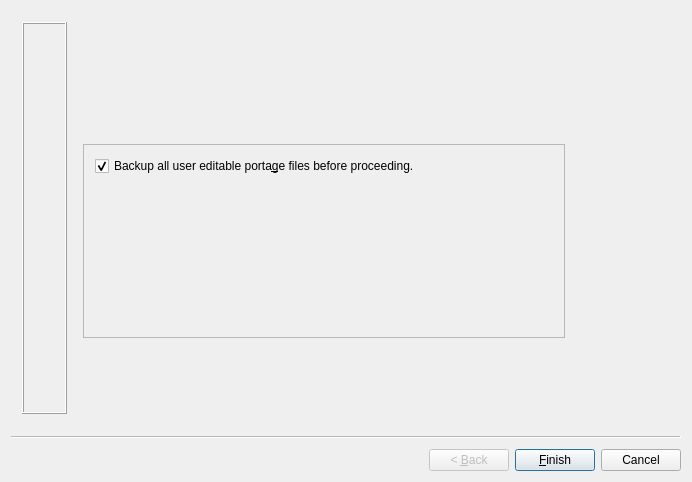
<?xml version="1.0" encoding="UTF-8"?>
<ui version="4.0">
 <class>Intro</class>
 <widget class="QWizard" name="Intro">
  <property name="geometry">
   <rect>
    <x>0</x>
    <y>0</y>
    <width>692</width>
    <height>482</height>
   </rect>
  </property>
  <property name="minimumSize">
   <size>
    <width>0</width>
    <height>100</height>
   </size>
  </property>
  <property name="windowTitle">
   <string>Kuroo</string>
  </property>
  <widget class="QWizardPage" name="page1">
   <attribute name="title">
    <string>Release information</string>
   </attribute>
   <layout class="QGridLayout">
    <property name="spacing">
     <number>0</number>
    </property>
    <item row="0" column="0" rowspan="3">
     <widget class="QFrame" name="frame3_5_2_2">
      <property name="sizePolicy">
       <sizepolicy hsizetype="Preferred" vsizetype="MinimumExpanding">
        <horstretch>0</horstretch>
        <verstretch>0</verstretch>
       </sizepolicy>
      </property>
      <property name="frameShape">
       <enum>QFrame::Box</enum>
      </property>
      <property name="frameShadow">
       <enum>QFrame::Raised</enum>
      </property>
      <layout class="QGridLayout">
       <property name="margin">
        <number>5</number>
       </property>
       <property name="spacing">
        <number>2</number>
       </property>
       <item row="0" column="0">
        <layout class="QGridLayout">
         <item row="1" column="0">
          <widget class="QLabel" name="pixmapLabel1_4_5_2_2">
           <property name="sizePolicy">
            <sizepolicy hsizetype="Fixed" vsizetype="Fixed">
             <horstretch>0</horstretch>
             <verstretch>0</verstretch>
            </sizepolicy>
           </property>
           <property name="pixmap">
            <pixmap>image0</pixmap>
           </property>
           <property name="scaledContents">
            <bool>true</bool>
           </property>
           <property name="wordWrap">
            <bool>false</bool>
           </property>
          </widget>
         </item>
         <item row="0" column="0">
          <spacer name="spacer6_5_2_2">
           <property name="orientation">
            <enum>Qt::Vertical</enum>
           </property>
           <property name="sizeType">
            <enum>QSizePolicy::Minimum</enum>
           </property>
           <property name="sizeHint" stdset="0">
            <size>
             <width>31</width>
             <height>10</height>
            </size>
           </property>
          </spacer>
         </item>
        </layout>
       </item>
      </layout>
     </widget>
    </item>
    <item row="1" column="1">
     <spacer name="spacer27_3_2_2">
      <property name="orientation">
       <enum>Qt::Horizontal</enum>
      </property>
      <property name="sizeType">
       <enum>QSizePolicy::Minimum</enum>
      </property>
      <property name="sizeHint" stdset="0">
       <size>
        <width>16</width>
        <height>20</height>
       </size>
      </property>
     </spacer>
    </item>
    <item row="0" column="2" rowspan="2">
     <layout class="QGridLayout">
      <item row="2" column="0">
       <widget class="QFrame" name="frame17">
        <property name="frameShape">
         <enum>QFrame::StyledPanel</enum>
        </property>
        <property name="frameShadow">
         <enum>QFrame::Raised</enum>
        </property>
        <layout class="QGridLayout">
         <property name="spacing">
          <number>0</number>
         </property>
         <item row="1" column="1">
          <widget class="QLabel" name="backupFiles" native="true">
           <property name="minimumSize">
            <size>
             <width>450</width>
             <height>150</height>
            </size>
           </property>
           <property name="text" stdset="0">
            <string/>
           </property>
          </widget>
         </item>
         <item row="1" column="0">
          <spacer name="spacer25">
           <property name="orientation">
            <enum>Qt::Horizontal</enum>
           </property>
           <property name="sizeType">
            <enum>QSizePolicy::Minimum</enum>
           </property>
           <property name="sizeHint" stdset="0">
            <size>
             <width>8</width>
             <height>20</height>
            </size>
           </property>
          </spacer>
         </item>
         <item row="0" column="0" colspan="2">
          <widget class="QCheckBox" name="cbBackup">
           <property name="text">
            <string>Backup all user editable porta&amp;ge files before proceeding.</string>
           </property>
           <property name="shortcut">
            <string>Alt+G</string>
           </property>
           <property name="checked">
            <bool>true</bool>
           </property>
          </widget>
         </item>
        </layout>
       </widget>
      </item>
      <item row="0" column="0">
       <widget class="QLabel" name="introText" native="true">
        <property name="sizePolicy">
         <sizepolicy hsizetype="MinimumExpanding" vsizetype="MinimumExpanding">
          <horstretch>0</horstretch>
          <verstretch>0</verstretch>
         </sizepolicy>
        </property>
        <property name="minimumSize">
         <size>
          <width>300</width>
          <height>100</height>
         </size>
        </property>
        <property name="margin" stdset="0">
         <number>-4</number>
        </property>
        <property name="text" stdset="0">
         <string/>
        </property>
       </widget>
      </item>
      <item row="1" column="0">
       <spacer name="spacer6">
        <property name="orientation">
         <enum>Qt::Vertical</enum>
        </property>
        <property name="sizeType">
         <enum>QSizePolicy::Expanding</enum>
        </property>
        <property name="sizeHint" stdset="0">
         <size>
          <width>20</width>
          <height>16</height>
         </size>
        </property>
       </spacer>
      </item>
     </layout>
    </item>
    <item row="2" column="2">
     <spacer name="spacer19_4_2_2">
      <property name="orientation">
       <enum>Qt::Vertical</enum>
      </property>
      <property name="sizeType">
       <enum>QSizePolicy::Expanding</enum>
      </property>
      <property name="sizeHint" stdset="0">
       <size>
        <width>21</width>
        <height>10</height>
       </size>
      </property>
     </spacer>
    </item>
    <item row="0" column="3">
     <spacer name="spacer20_4_2_2">
      <property name="orientation">
       <enum>Qt::Horizontal</enum>
      </property>
      <property name="sizeType">
       <enum>QSizePolicy::MinimumExpanding</enum>
      </property>
      <property name="sizeHint" stdset="0">
       <size>
        <width>48</width>
        <height>21</height>
       </size>
      </property>
     </spacer>
    </item>
   </layout>
  </widget>
 </widget>
 <layoutdefault spacing="6" margin="11"/>
 <resources/>
 <connections/>
</ui>
